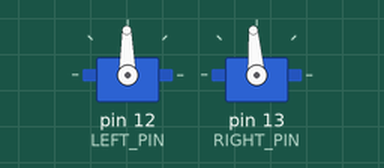
Recording of a sketch running on a simulated Arduino Uno, built with avr-gcc and run on an emulated ATmega328P. Parts: 2 × servo.

Above: at 4.0 s.
Timing chart, 0 to 5.5 s (numbered marks = the images above):
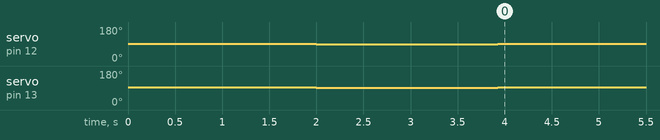

Measured:
- by itself, servo on pin 12 (LEFT_PIN): 91° → 89° at 2.0 s, → 91° 1.9 s later
- by itself, servo on pin 13 (RIGHT_PIN): 94° → 92° at 2.0 s, → 94° 1.9 s later

The sketch:

90Degree.ino
```cpp
#include <Servo.h>

Servo leftServo;
Servo rightServo;

#define LEFT_PIN   12
#define RIGHT_PIN  13
#define LEFT_STOP  1483
#define RIGHT_STOP 1515

#define PIVOT_SPEED   25
#define TURN_TIME_MS  1925   // right-turn duration

void setup() {
  leftServo.attach(LEFT_PIN);
  rightServo.attach(RIGHT_PIN);

  // Rest.
  leftServo.writeMicroseconds(LEFT_STOP);
  rightServo.writeMicroseconds(RIGHT_STOP);
  delay(2000);

  // Right pivot: left wheel forward, right wheel backward.
  leftServo.writeMicroseconds(LEFT_STOP - PIVOT_SPEED);
  rightServo.writeMicroseconds(RIGHT_STOP - PIVOT_SPEED);
  delay(TURN_TIME_MS);

  // Rest.
  leftServo.writeMicroseconds(LEFT_STOP);
  rightServo.writeMicroseconds(RIGHT_STOP);
}

void loop() {}
```
